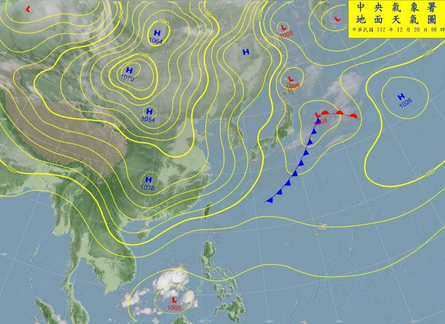
#> input picture 20231220/SWM.png, 445 x 324 px, shrunk from 728 x 531 before the run, found by its file name
$ python north_corner.py
#> lines starting #> are read from the running program, lines starting #| are printed output that depends on the picture; after the words box and inside, x2 and y2 are one past the last pixel; in counts of white or black regions, pixels touching at a corner belong together
# -*- coding: utf-8 -*-
"""
Created on Wed Dec 13 14:28:08 2023

@author: User
"""

from PIL import Image, ImageDraw, ImageOps
from datetime import datetime
import os


now = datetime.now()
now_str = now.strftime("%Y%m%d")

img_path = fr"C:\Users\User\Desktop\North_auto\{now_str}"

os.chdir(img_path)


def circle_corner(img, rad = 20, two_corner = True):

    # Image.new(mode, size, color) 用以創建圖像
    mask = Image.new("L", img.size, 0)

    # 將上述圖像設定為"可繪製圖像"
    draw = ImageDraw.Draw(mask)

    # 利用draw創造出的可繪製圖像，建立一個圓角的矩形
    draw.rounded_rectangle((0,0) + img.size, rad, fill = 255)

    # ImageOps 是一個可以對圖像進行操作的函示庫，其中fit是讓img的圖形大小符合mask圖形大小。
    # center指圖片擺放位置(0.5, 0.5)代表置中。
    round_img = ImageOps.fit(img, mask.size, centering = (0.5, 0.5))

    # putalpha 是一種Image方法，設定圖像的透明度
    round_img.putalpha(mask)

    return round_img


def apply_to_image(img_path):

#> called with img_path = 'SWM'
    image = Image.open(img_path + ".png")
#> image is the input picture: PIL image 445x324 RGB; mean R, G, B 139.9, 160.5, 146.7

    # GIF圖檔本身帶有"調色版(palette-based)"的alpha通道，故與png本身支持透明度的格式有所衝突
    image = image.convert("RGBA")
#> image: PIL image 445x324 RGBA

    round_image = circle_corner(image)
#> in circle_corner, `mask = Image.new("L", img.size, 0)`: mask: PIL image 445x324 L; every value is 0
#> in circle_corner, `round_img.putalpha(mask)`:
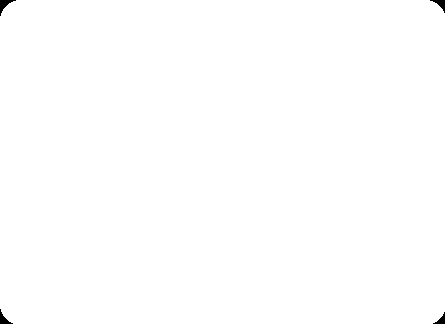
#> mask: PIL image 445x324 L; 99.8% white; 4 black regions, box (x1, y1, x2, y2) and area: (0, 0, 16, 16) 92, (430, 0, 445, 13) 76, (0, 309, 13, 324) 76, (433, 312, 445, 324) 61

    round_image.save("round_" + img_path + ".png", )


path = ["SWM", "StreamLine", "Satellite"]

for i in path:
    apply_to_image(i)
#> pass 2 of the loop `for i in path:`:
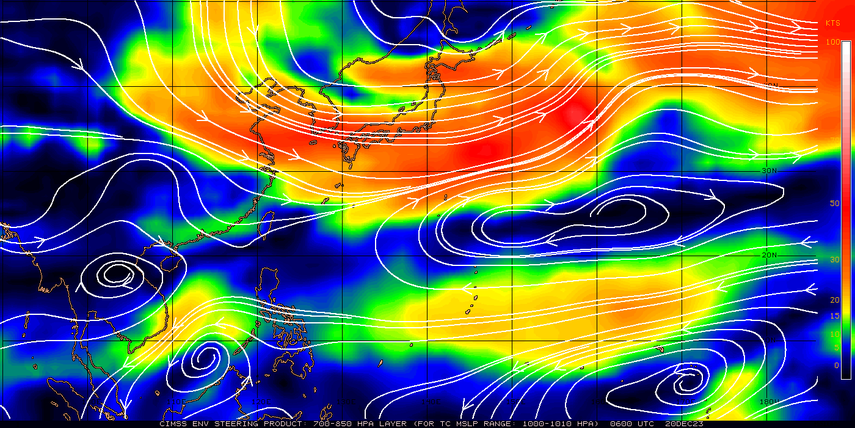
#> input picture 20231220/StreamLine.png, 855 x 428 px, shrunk from 1400 x 700 before the run, found by its file name
#> in apply_to_image, image is the input picture: PIL image 855x428 RGB; mean R, G, B 103, 106.6, 90.8
#> image: PIL image 855x428 RGBA
#> in circle_corner (call 2), `round_img.putalpha(mask)`:
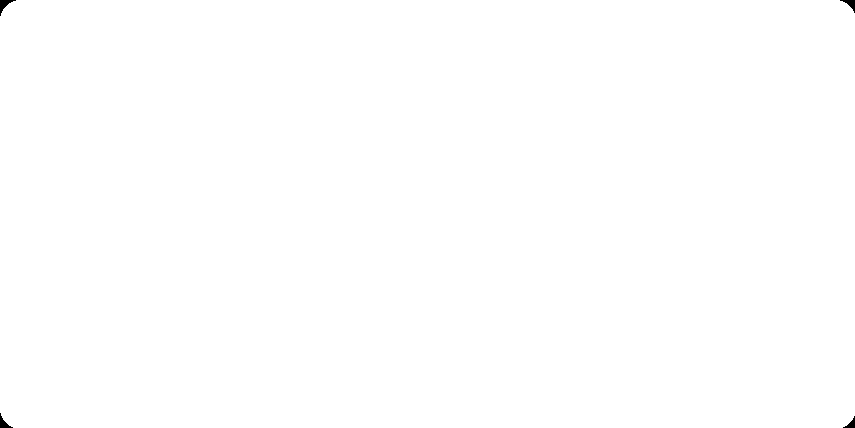
#> mask: PIL image 855x428 L; 99.9% white; 4 black regions, box (x1, y1, x2, y2) and area: (0, 0, 16, 16) 92, (840, 0, 855, 13) 76, (0, 413, 13, 428) 76, (843, 416, 855, 428) 61
#> round_img: PIL image 855x428 RGBA
#> pass 3 of the loop `for i in path:`:
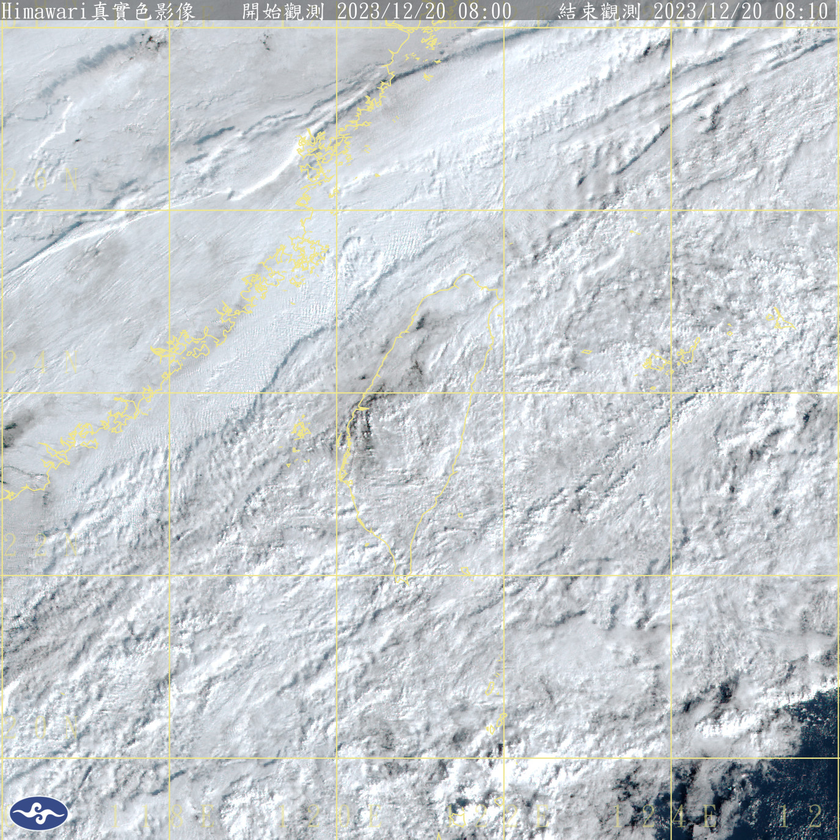
#> input picture 20231220/Satellite.png, 840 x 840 px, shrunk from 1375 x 1375 before the run, found by its file name
#> in apply_to_image, image is the input picture: PIL image 840x840 RGB; mean R, G, B 198.5, 203.6, 206.8
#> image: PIL image 840x840 RGBA
#> in circle_corner (call 3), `round_img.putalpha(mask)`:
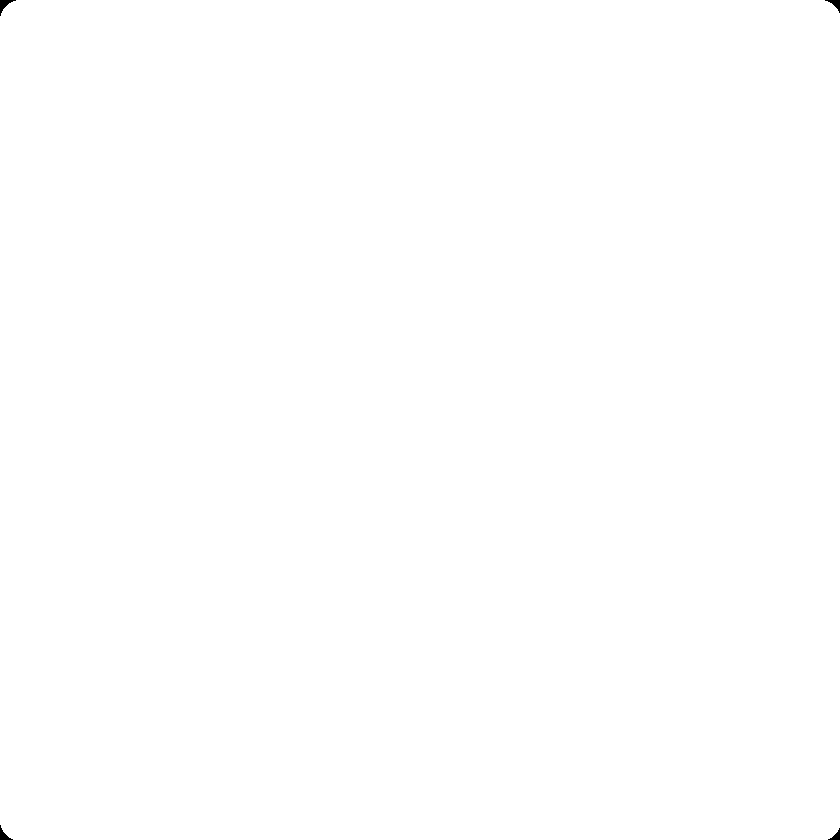
#> mask: PIL image 840x840 L; 100% white; 4 black regions, box (x1, y1, x2, y2) and area: (0, 0, 16, 16) 92, (825, 0, 840, 13) 76, (0, 825, 13, 840) 76, (828, 828, 840, 840) 61
#> round_img: PIL image 840x840 RGBA
